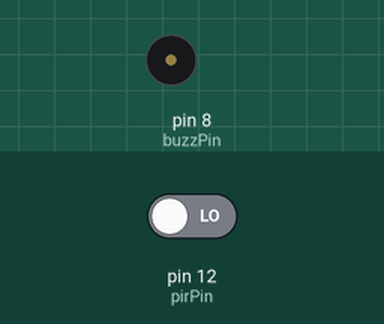
Simulated run of this sketch. Board: Arduino Uno, built with avr-gcc and run on an emulated ATmega328P. On the bench: buzzer (waves = sounding). Inputs (shaded band) come from the test bench; at power-on: pin 12 (pirPin) LOW. What the sketch prints to the serial monitor is not drawn.

Above: at 1.2 s.
1.3 s: pin 12 (pirPin) driven HIGH
Timing chart, 0 to 10.3 s (numbered marks = the images above; inputs shaded):
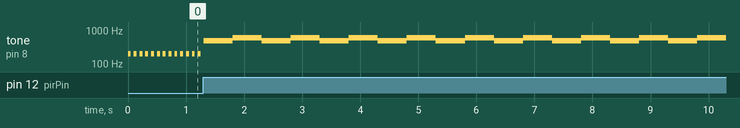

The sketch:

passive_buzzer_transistor_PIR.ino
```cpp
int buzzPin = 8;
int pirPin = 12;
int motion = 0;
// int freq;
// int note;
// int dt = 100;
void setup() {
  // put your setup code here, to run once:
  pinMode(buzzPin, OUTPUT);
  Serial.begin(115200);
  pinMode(pirPin, INPUT);
}

void loop() {
  // put your main code here, to run repeatedly :
  motion = digitalRead(pirPin);
  if (motion == HIGH) {
    Serial.println("Intruder Alert!!");
    tone(buzzPin, 480, 500);
    delay(500);

    tone(buzzPin, 600, 500);
    delay(500);
  }
  else{
    Serial.println("Monitoring .... All Clear");
    tone(buzzPin, 200, 50);
    delay(100);
  }

  // delay(10);
}
```

Measured:
- after the input at 1.3 s, tone on pin 8 (buzzPin): alternates 600 Hz for 0.50 s and 480 Hz for 0.50 s, starting at once
- by itself, tone on pin 8 (buzzPin): alternates 200 Hz for 0.05 s and silent for 0.05 s
